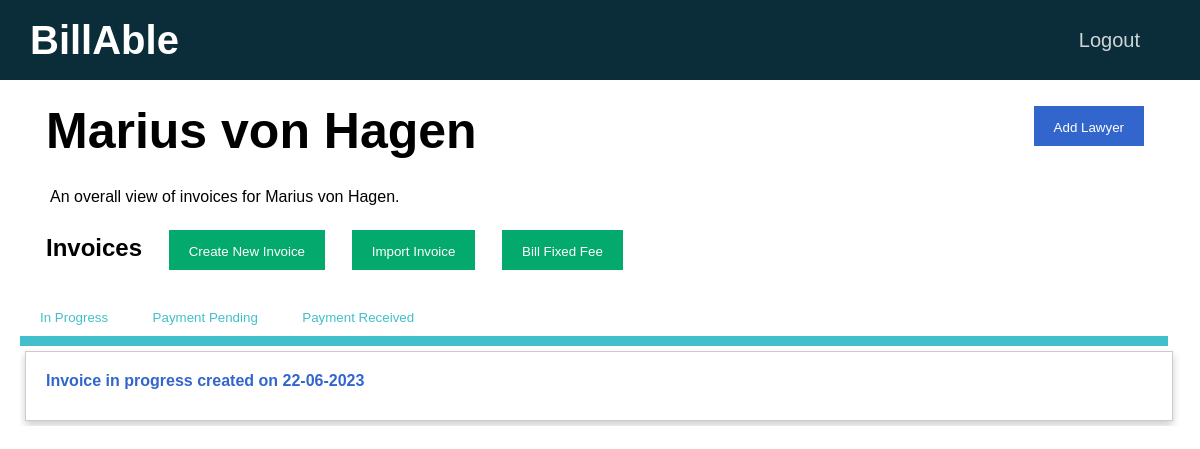
Before: /clients/1 (signed in) with the older database file.
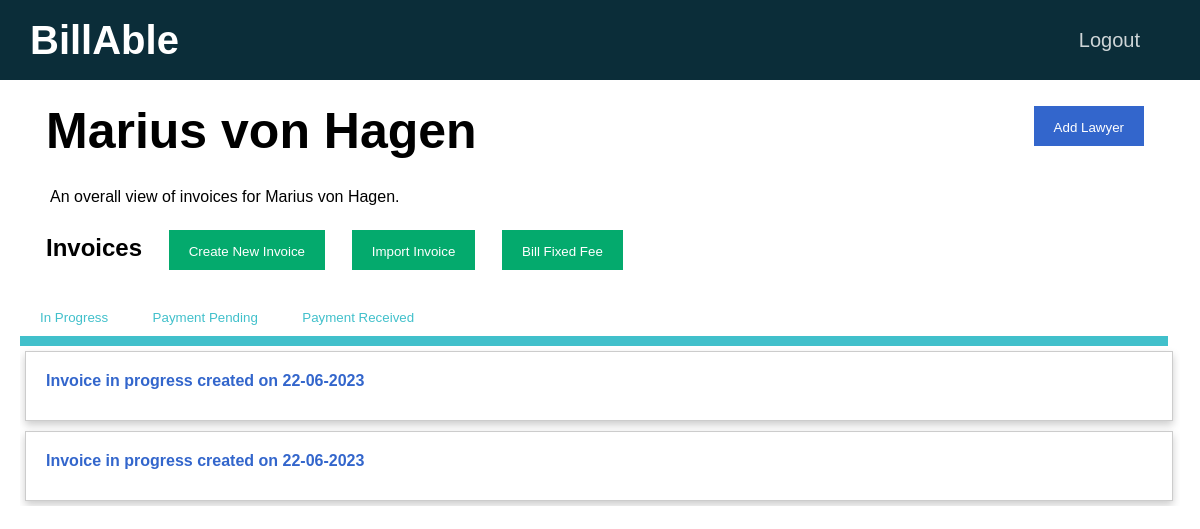
After: the same page with the newer database file.
### tables this page shows
CREATE TABLE timesheets(id INTEGER PRIMARY KEY AUTOINCREMENT NOT NULL, client_id INTEGER NOT NULL, status INTEGER NOT NULL, created DATETIME NOT NULL, firm INTEGER NOT NULL DEFAULT 1, FOREIGN KEY (client_id) REFERENCES clients(id), FOREIGN KEY (status) REFERENCES status_list(id));

### app.py (the view)
@app.route("/clients/<id>", methods=["GET"])
@login_required
def client(id):
    connection = sqlite3.connect("database.db")
    connection.row_factory = sqlite3.Row
    cursor = connection.cursor()
    user_id = session["user_id"]
    user_firm = cursor.execute("SELECT firm FROM users WHERE id = ?", [user_id]).fetchone()["firm"]
    rel = cursor.execute("SELECT * FROM users_clients WHERE user_id = ? AND client_id = ?", [user_id, id]).fetchall()
    if len(rel) != 0:
        client_info = cursor.execute("SELECT * FROM clients WHERE id = ?", [id]).fetchone()
        client = {}
        client["name"] = client_info["name"]
        client["id"] = client_info["id"]
        client["email"] = client_info["email"]
        in_progress_rows = cursor.execute("SELECT * FROM timesheets WHERE client_id = ? AND status = 1", [client_info["id"]]).fetchall()
        in_progress_timesheets = []
        for row in in_progress_rows:
            in_progress_timesheet = {}
            in_progress_timesheet["id"] = row["id"]
            in_progress_timesheet["created"] = row["created"]
            in_progress_timesheets.append(in_progress_timesheet)
        payment_pending_rows = cursor.execute("SELECT * FROM timesheets WHERE client_id = ? AND status = 2", [client_info["id"]]).fetchall()
        payment_pending_timesheets = []
        for row in payment_pending_rows:
            payment_pending_timesheet = {}
            payment_pending_timesheet["id"] = row["id"]
            payment_pending_timesheet["created"] = row["created"]
            payment_pending_timesheets.append(payment_pending_timesheet)
        payment_received_rows = cursor.execute("SELECT * FROM timesheets WHERE client_id = ? AND status = 3", [client_info["id"]]).fetchall()
        payment_received_timesheets = []
        for row in payment_received_rows:
            payment_received_timesheet = {}
            payment_received_timesheet["id"] = row["id"]
            payment_received_timesheet["created"] = row["created"]
            payment_received_timesheets.append(payment_received_timesheet)
        lawyer_rows = cursor.execute("SELECT * FROM users WHERE firm = ?", [user_firm]).fetchall()
        lawyers = []
        for row in lawyer_rows:
            if row["id"] != user_id:
                lawyer = {}
                lawyer["id"] = row["id"]
                lawyer["name"] = row["name"]
                lawyers.append(lawyer)
        fixed_fee_rows = cursor.execute("SELECT * FROM fixed_fees WHERE firm = ?", [user_firm]).fetchall()
        fixed_fees = []
        for row in fixed_fee_rows:
            fixed_fee = {}
            fixed_fee["id"] = row["id"]
            fixed_fee["description"] = row["description"]
            fixed_fee["amount"] = row["amount"]
            fixed_fees.append(fixed_fee)
        connection.close()
        return render_template("client.html", client=client,
                            in_progress_timesheets=in_progress_timesheets,
                            payment_pending_timesheets=payment_pending_timesheets,
                            payment_received_timesheets=payment_received_timesheets,
                            lawyers=lawyers,
                            fixed_fees = fixed_fees)
    else:
        return redirect(url_for("home"))

### helpers.py (called while the page is built)
def login_required(f):
    @wraps(f)
    def decorated_function(*args, **kwargs):
        if session.get("user_id") is None:
            return redirect("/login")
        return f(*args, **kwargs)
    return decorated_function

### templates/client.html (shortened to what this page needs)
{% extends "layout.html" %}
{% block main %}
    <div class="container page-header">
        <b> {{ client["name"] }} </b>
        <span style="float: right;">
            <button type="button" class="option-button primarybtn" id="addNewLawyerModalOpen" style="float: right;">
                Add Lawyer
            </button>
        </span>
    </div>
    <p class="tagline"> An overall view of invoices for {{ client["name"] }}. </p>
    <h2 class="container">
        Invoices
        <span>
            <button type="button" class="option-button successbtn" id="addNewTimesheetModalOpen" style="margin-left: 20px;">
                Create New Invoice
            </button>
            <button type="button" class="option-button successbtn" data-bs-toggle="modal" id="importExcelModalOpen">
                Import Invoice
            </button>
            <button type="button" class="option-button successbtn" id="billFixedFeeModalOpen">
                Bill Fixed Fee
            </button>
        </span>
    </h2>
    <button type="button" id="in-progress" class="option-button tab-button">In Progress</button>
    <button type="button" id="payment-pending" class="option-button tab-button">Payment Pending</button>
    <button type="button" id="payment-received" class="option-button tab-button">Payment Received</button>
    <hr class="tab-bar" id="tab-bar">
    <div id="in-progress-view" class="dashboard">
        {% if in_progress_timesheets %}
            {% for timesheet in in_progress_timesheets %}
                <a href="{{ url_for('timesheet', id=timesheet['id']) }}" class="stretched-link">
                    <div class="invoice-card">
                        <b>Invoice in progress created on {{ timesheet["created"] }}</b>
                    </div>
                </a>
            {% endfor %}
        {% else %}
            There are currently no timesheets in progress for this client!
        {% endif %}
    </div>
{% endblock %}

Changed rows visible on the page:
added timesheets: created "22-06-2023"
